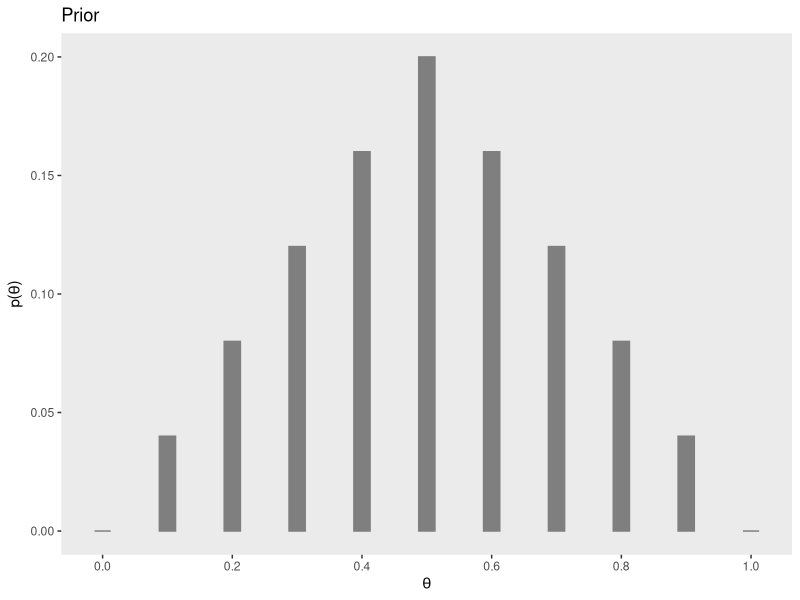
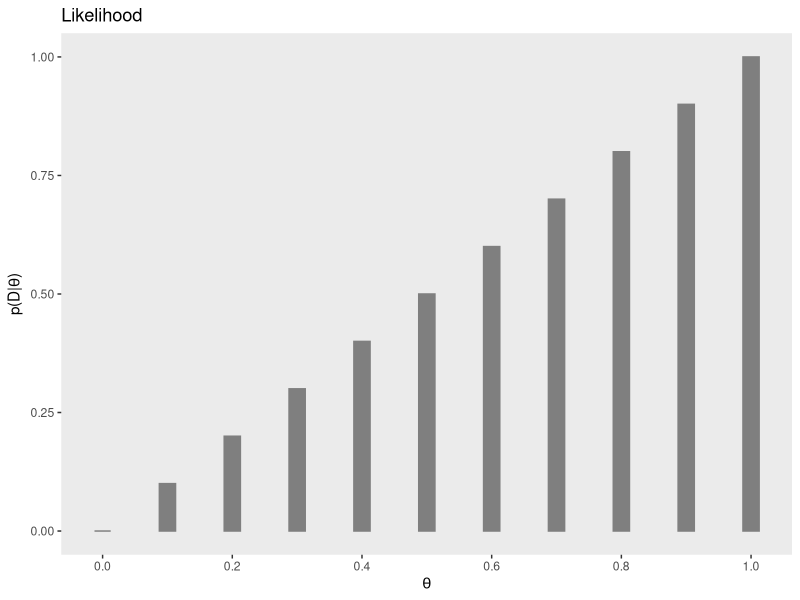
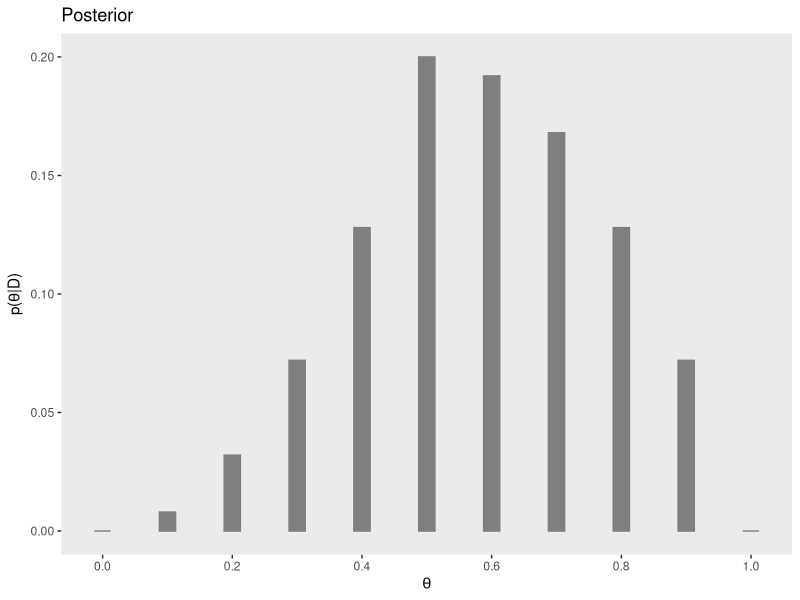
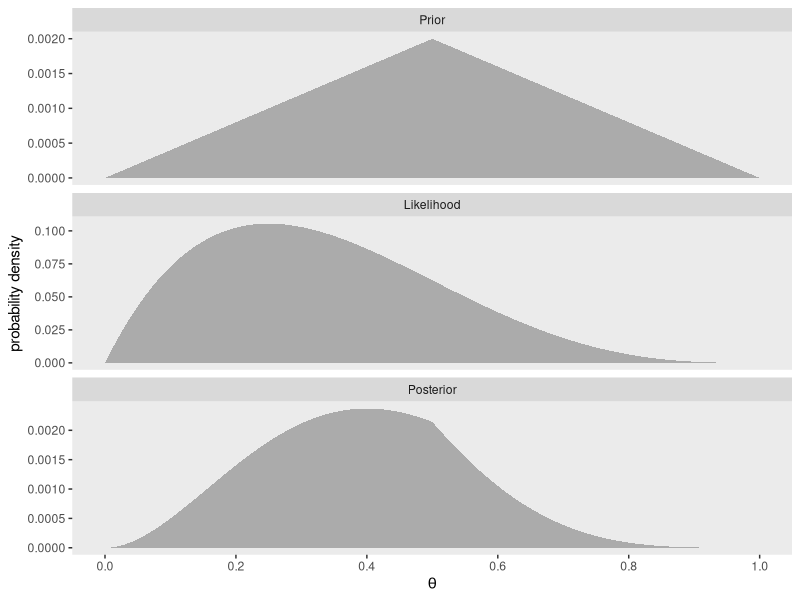
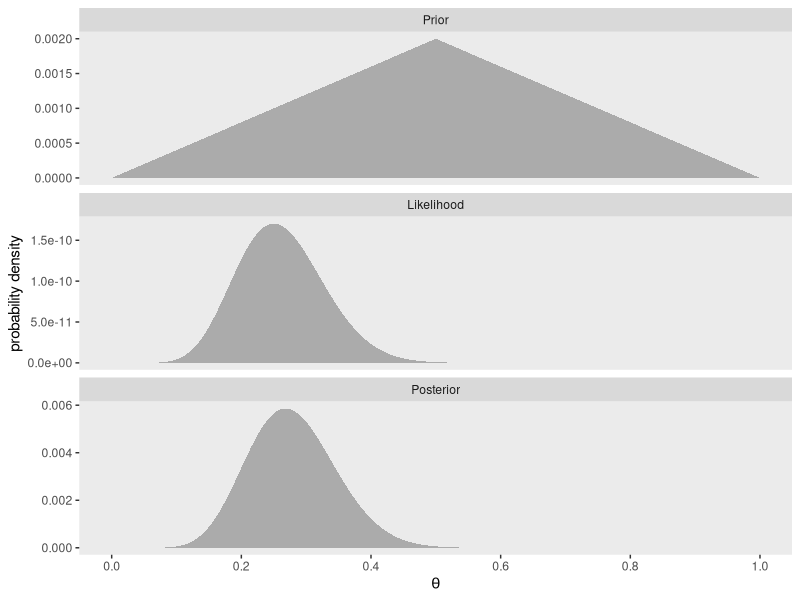
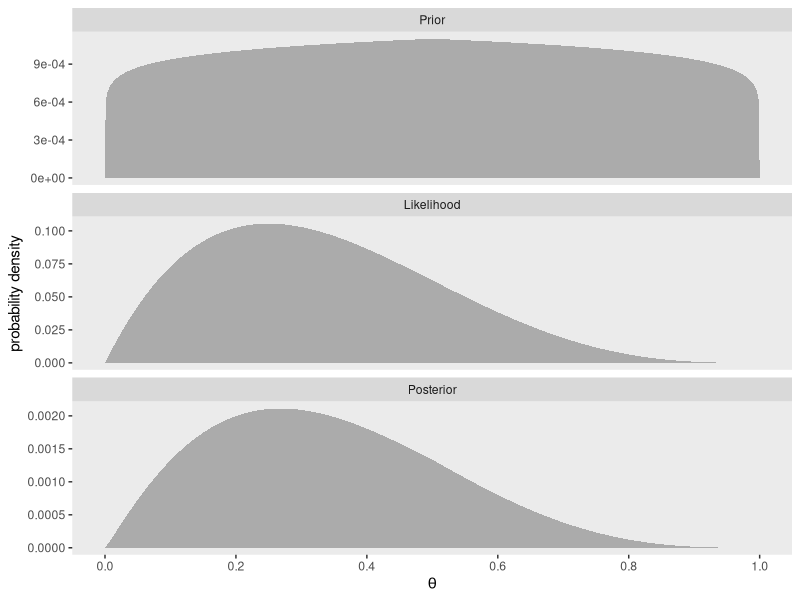
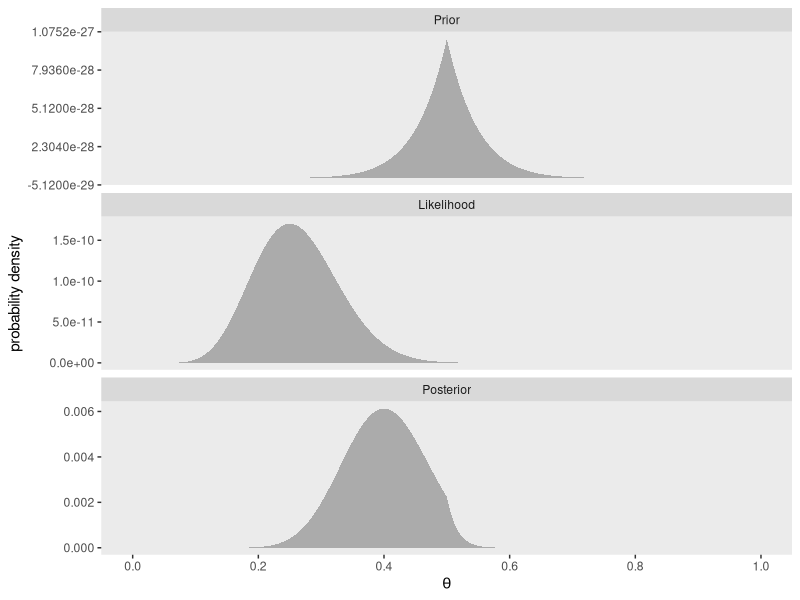

Reproduce these figures in R, in order.
## ---- chunk 1
library(tidyverse)

tibble(theta = seq(from   = 0,   to = 1,  by = .1),
       prior = c(seq(from = 0,   to = .2, length.out = 6),
                 seq(from = .16, to = 0,  length.out = 5))) %>%
  
  ggplot(aes(x = theta, y = prior)) +
  geom_col(width = .025, color = "grey50", fill = "grey50") +
  scale_x_continuous(breaks = seq(from = 0, to = 1, by = .2)) +
  labs(title = "Prior",
       x = expression(theta),
       y = expression(paste("p(", theta, ")"))) +
  theme(panel.grid = element_blank())
## ---- chunk 2
bernoulli <- function(theta, y){
  return(theta^y * (1 - theta)^(1 - y))
}
## ---- chunk 3
theta_sequence <- seq(from = 0, to = 1, by = .1)

bernoulli(theta = theta_sequence, y = 1)
## ---- chunk 4
tibble(x = theta_sequence) %>%
  mutate(likelihood = bernoulli(theta = theta_sequence, y = 1)) %>% 
  
  ggplot(aes(x = x, y = likelihood)) +
  geom_col(width = .025, color = "grey50", fill = "grey50") +
  scale_x_continuous(breaks = seq(from = 0, to = 1, by = .2)) +
  labs(title = "Likelihood",
       x = expression(theta),
       y = expression(paste("p(D|", theta, ")"))) +
  theme(panel.grid = element_blank())
## ---- chunk 5
tibble(theta = theta_sequence,
       prior = c(seq(from = 0,   to = .2, length.out = 6),
                 seq(from = .16, to = 0,  length.out = 5))) %>%
  mutate(likelihood = bernoulli(theta = theta_sequence, y = 1)) %>% 
  mutate(product    = prior * likelihood) %>% 
  summarise(marginal_likelihood = sum(product)) 
## ---- chunk 6
tibble(theta = theta_sequence,
       prior = c(seq(from = 0,   to = .2, length.out = 6),
                 seq(from = .16, to = 0,  length.out = 5))) %>%
  mutate(likelihood = bernoulli(theta = theta_sequence, y = 1)) %>% 
  mutate(posterior  = (prior * likelihood) / .5) %>%
  
  ggplot(aes(x = theta, y = posterior)) +
  geom_col(width = .025, color = "grey50", fill = "grey50") +
  scale_x_continuous(breaks = seq(from = 0, to = 1, by = .2)) +
  labs(title = "Posterior",
       x = expression(theta),
       y = expression(paste("p(", theta, "|D)"))) +
  theme(panel.grid = element_blank())
## ---- chunk 7
bernoulli_likelihood <- function(theta, data) {
  # `theta` = success probability parameter ranging from 0 to 1
  # `data` = the vector of data (i.e., a series of 0s and 1s)
  N   <- length(data)
  return(theta^sum(data) * (1 - theta)^(N - sum(data)))
  }
## ---- chunk 8
small_data <- rep(0:1, times = c(3, 1))

tibble(theta =   seq(from = 0,     to = 1, by = .001),
       Prior = c(seq(from = 0,     to = 1, length.out = 501),
                 seq(from = 0.998, to = 0, length.out = 500))) %>% 
  mutate(Prior      = Prior / sum(Prior),
         Likelihood = bernoulli_likelihood(theta = theta,
                                           data  = small_data)) %>% 
  mutate(marginal_likelihood = sum(Prior * Likelihood)) %>% 
  mutate(Posterior           = (Prior * Likelihood) / marginal_likelihood) %>% 
  select(theta, Prior, Likelihood, Posterior) %>% 
  gather(key, value, -theta) %>% 
  mutate(key = factor(key, levels = c("Prior", "Likelihood", "Posterior"))) %>% 

  ggplot(aes(x = theta, ymin = 0, ymax = value)) +
  geom_ribbon(fill = "grey67") +
  scale_x_continuous(breaks = seq(from = 0, to = 1, by = .2)) +
  labs(x = expression(theta),
       y = "probability density") +
  theme(panel.grid = element_blank()) +
  facet_wrap(~key, scales = "free_y", ncol = 1)
## ---- chunk 9
large_data <- rep(0:1, times = c(30, 10))

tibble(theta =   seq(from = 0,     to = 1, by = .001),
       Prior = c(seq(from = 0,     to = 1, length.out = 501),
                 seq(from = 0.998, to = 0, length.out = 500))) %>% 
  mutate(Prior      = Prior / sum(Prior),
         Likelihood = bernoulli_likelihood(theta = theta,
                                           data  = large_data)) %>% 
  mutate(marginal_likelihood = sum(Prior * Likelihood)) %>% 
  mutate(Posterior           = (Prior * Likelihood) / marginal_likelihood) %>% 
  select(theta, Prior, Likelihood, Posterior) %>% 
  gather(key, value, -theta) %>% 
  mutate(key = factor(key, levels = c("Prior", "Likelihood", "Posterior"))) %>% 
  
  ggplot(aes(x = theta, ymin = 0, ymax = value)) +
  geom_ribbon(fill = "grey67") +
  scale_x_continuous(breaks = seq(from = 0, to = 1, by = .2)) +
  labs(x = expression(theta),
       y = "probability density") +
  theme(panel.grid = element_blank()) +
  facet_wrap(~key, scales = "free_y", ncol = 1)
## ---- chunk 10
small_data <- rep(0:1, times = c(3, 1))

tibble(theta =   seq(from = 0,     to = 1, by = .001),
       Prior = c(seq(from = 0,     to = 1, length.out = 501),
                 seq(from = 0.998, to = 0, length.out = 500))) %>% 
  # here's the important line of code
  mutate(Prior = Prior^0.1) %>% 
  mutate(Prior = Prior / sum(Prior),
         Likelihood = bernoulli_likelihood(theta = theta,
                                           data  = small_data)) %>% 
  mutate(marginal_likelihood = sum(Prior * Likelihood)) %>% 
  mutate(Posterior           = (Prior * Likelihood) / marginal_likelihood) %>% 
  select(theta, Prior, Likelihood, Posterior) %>% 
  gather(key, value, -theta) %>% 
  mutate(key = factor(key, levels = c("Prior", "Likelihood", "Posterior"))) %>% 

  ggplot(aes(x = theta, ymin = 0, ymax = value)) +
  geom_ribbon(fill = "grey67") +
  scale_x_continuous(breaks = seq(from = 0, to = 1, by = .2)) +
  labs(x = expression(theta),
       y = "probability density") +
  theme(panel.grid = element_blank()) +
  facet_wrap(~key, scales = "free_y", ncol = 1)
## ---- chunk 11
large_data <- rep(0:1, times = c(30, 10))

tibble(theta =   seq(from = 0,     to = 1, by = .001),
       Prior = c(seq(from = 0,     to = 1, length.out = 501),
                 seq(from = 0.998, to = 0, length.out = 500))) %>% 
  mutate(Prior      = Prior / sum(Prior),
         Likelihood = bernoulli_likelihood(theta = theta,
                                           data  = large_data)) %>% 
  # here's the important line of code
  mutate(Prior               = Prior^10) %>% 
  mutate(marginal_likelihood = sum(Prior * Likelihood)) %>% 
  mutate(Posterior           = (Prior * Likelihood) / marginal_likelihood) %>% 
  select(theta, Prior, Likelihood, Posterior) %>% 
  gather(key, value, -theta) %>% 
  mutate(key = factor(key, levels = c("Prior", "Likelihood", "Posterior"))) %>% 
  
  ggplot(aes(x = theta, ymin = 0, ymax = value)) +
  geom_ribbon(fill = "grey67") +
  scale_x_continuous(breaks = seq(from = 0, to = 1, by = .2)) +
  labs(x = expression(theta),
       y = "probability density") +
  theme(panel.grid = element_blank()) +
  facet_wrap(~key, scales = "free_y", ncol = 1)
## ---- chunk 12
sessionInfo()
## ---- chunk 13
rm(bernoulli, theta_sequence, bernoulli_likelihood, small_data, large_data)
